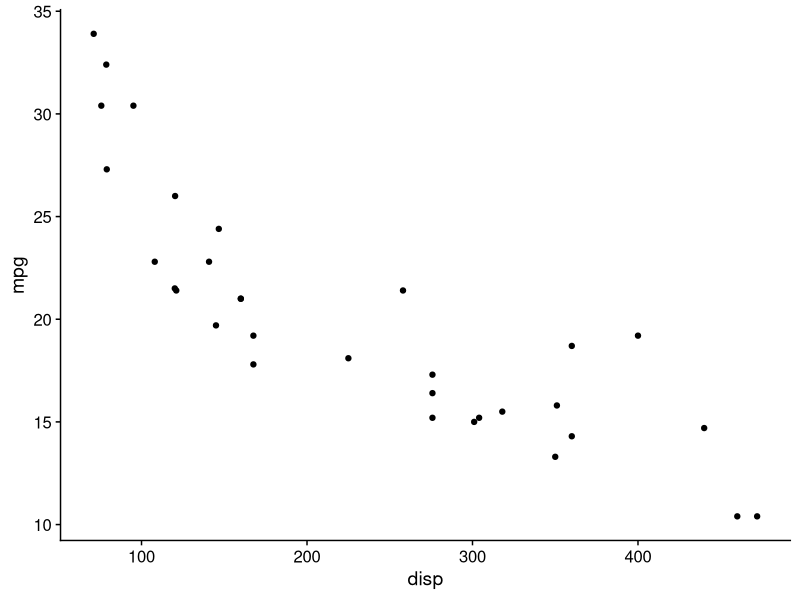
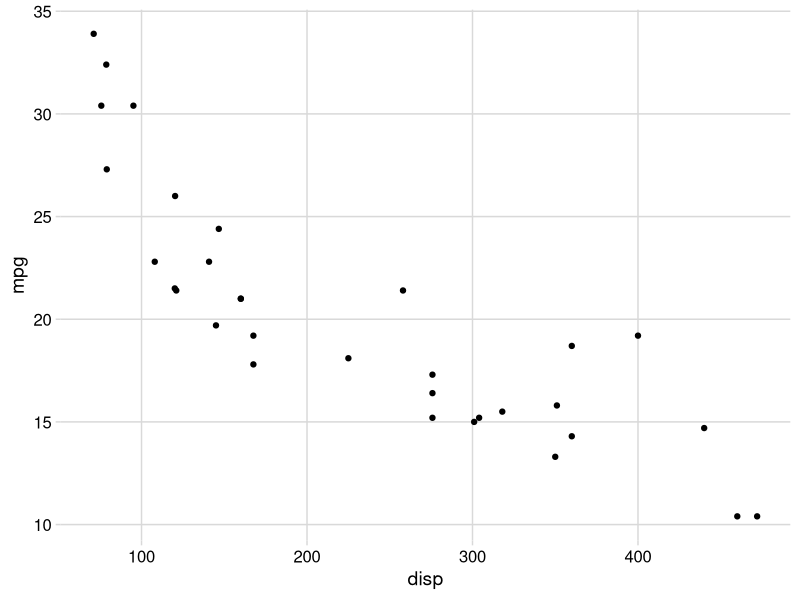
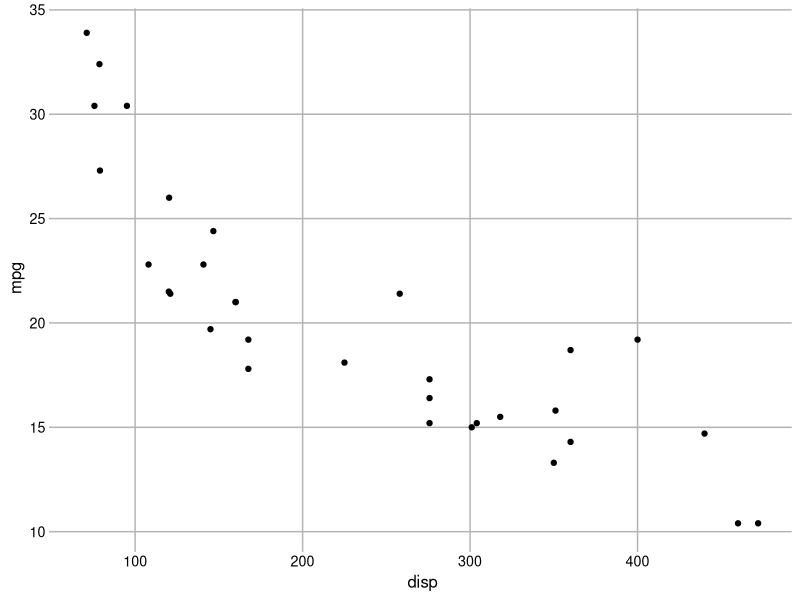
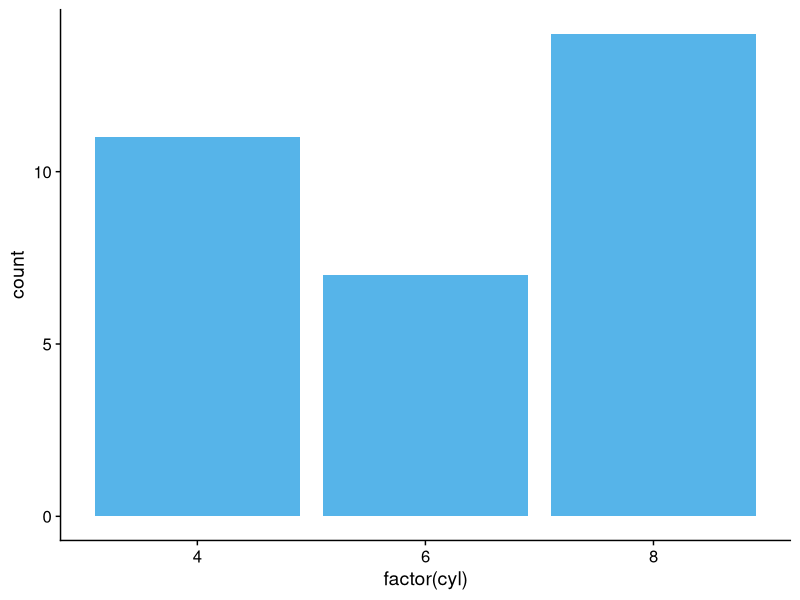
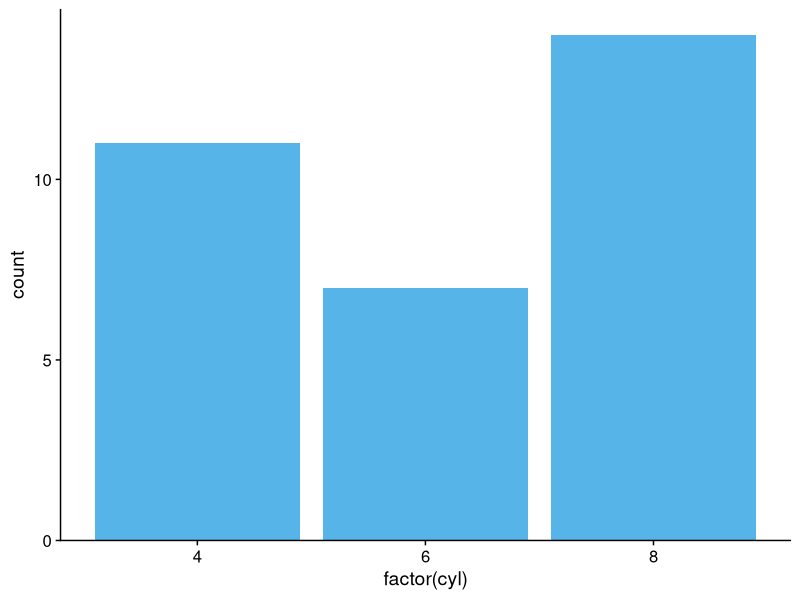
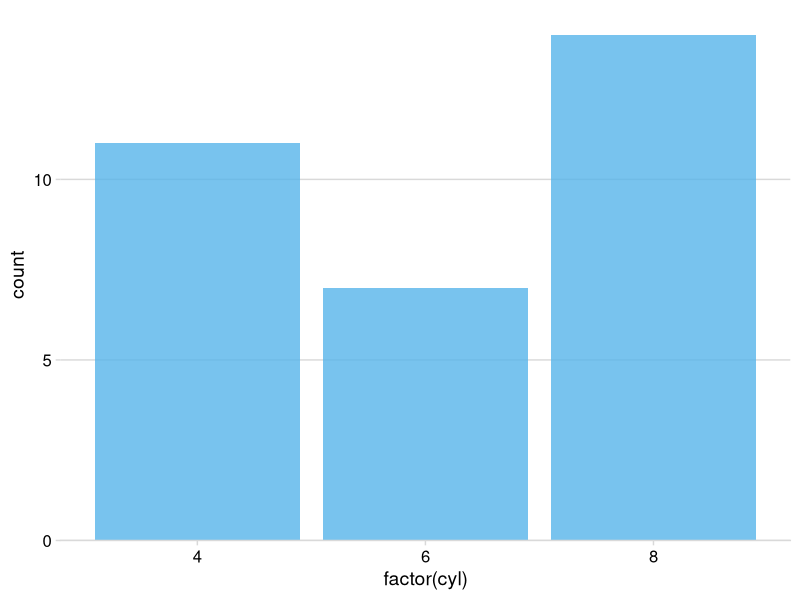
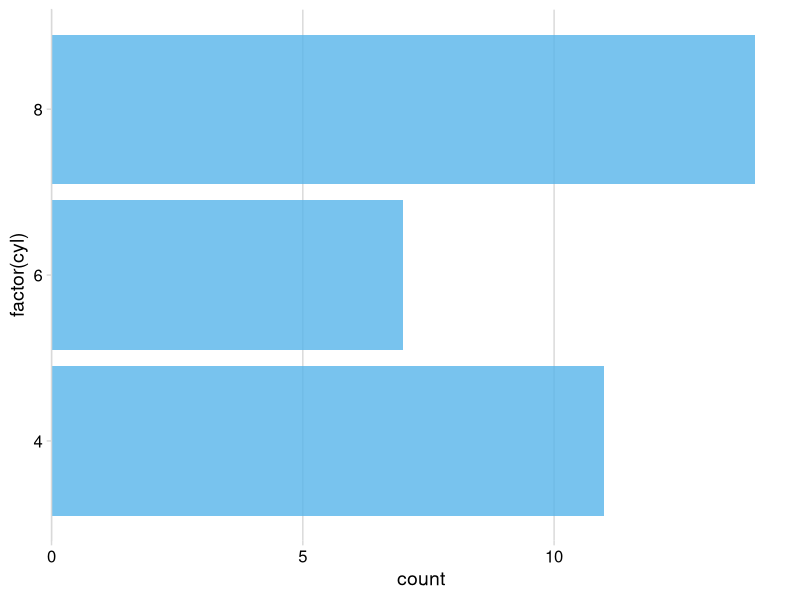
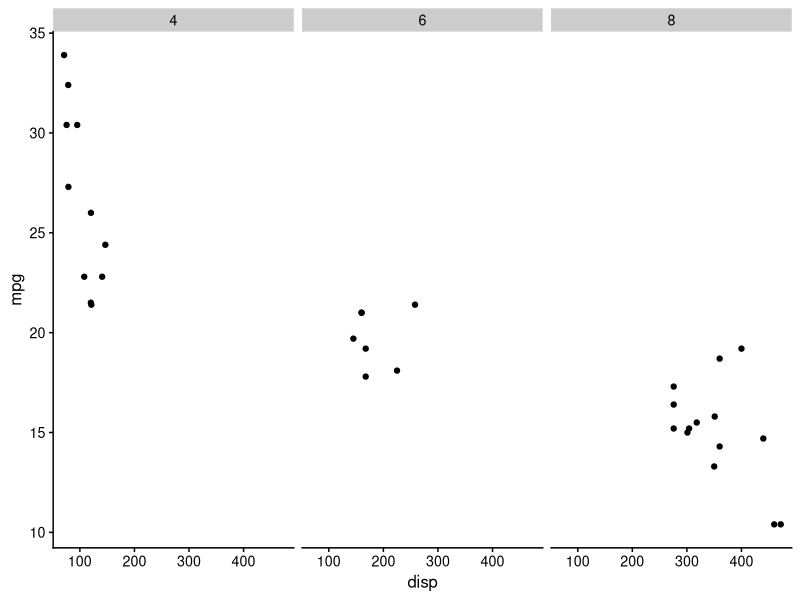

Write the R code that produced these figures, in order.
## ---- chunk 1
library(ggplot2)
library(cowplot)

ggplot(mtcars, aes(disp, mpg)) +
  geom_point() +
  theme_half_open() # identical to theme_cowplot()
## ---- chunk 2
ggplot(mtcars, aes(disp, mpg)) +
  geom_point() +
  theme_minimal_grid()
## ---- chunk 3
ggplot(mtcars, aes(disp, mpg)) +
  geom_point() +
  theme_minimal_grid(
    font_size = 12,
    colour = "grey70"
  )
## ---- chunk 4
ggplot(mtcars, aes(factor(cyl))) +
  geom_bar(fill = "#56B4E9") +
  theme_half_open()
## ---- chunk 5
ggplot(mtcars, aes(factor(cyl))) +
  geom_bar(fill = "#56B4E9") +
  scale_y_continuous(
    # don't expand y scale at the lower end
    expand = expand_scale(mult = c(0, 0.05))
  ) +
  theme_half_open()
## ---- chunk 6
ggplot(mtcars, aes(factor(cyl))) +
  geom_bar(fill = "#56B4E9", alpha = 0.8) +
  scale_y_continuous(
    # don't expand y scale at the lower end
    expand = expand_scale(mult = c(0, 0.05))
  ) +
  theme_minimal_hgrid()
## ---- chunk 7
ggplot(mtcars, aes(factor(cyl))) +
  geom_bar(fill = "#56B4E9", alpha = 0.8) +
  scale_y_continuous(
    # don't expand y scale at the lower end
    # (turns into x scale after flipping coords)
    expand = expand_scale(mult = c(0, 0.05))
  ) +
  coord_flip() +
  theme_minimal_vgrid()
## ---- chunk 8
ggplot(mtcars, aes(disp, mpg)) +
  facet_wrap(~factor(cyl)) +
  geom_point() +
  theme_half_open(12)
## ---- chunk 9
ggplot(mtcars, aes(disp, mpg)) +
  facet_wrap(~factor(cyl)) +
  geom_point() +
  theme_half_open(12) +
  panel_border()
## ---- chunk 10
ggplot(mtcars, aes(disp, mpg)) +
  facet_wrap(~factor(cyl)) +
  geom_point() +
  theme_half_open(12) +
  panel_border() +
  background_grid()
